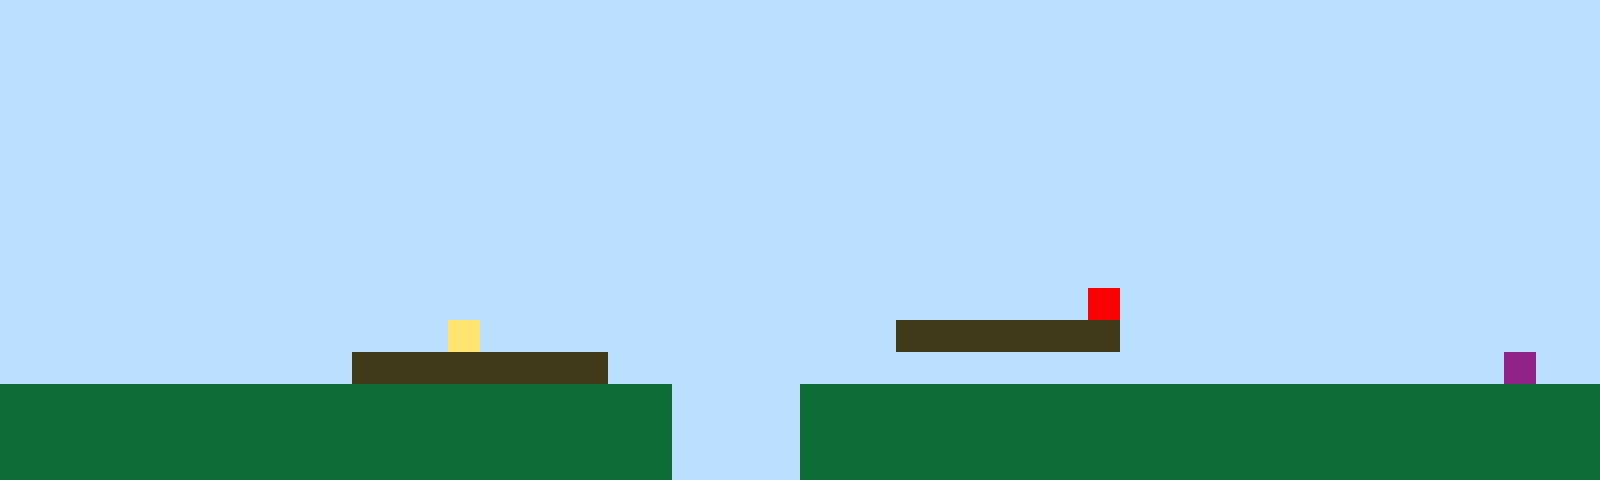

Tiled map render using the project's own tile images. Description and the whole map definition, tile-layer contents included, below:
An orthogonal 50x15 tile map with 32x32 px tiles, 1 tile layer (Tile Layer 1).

<map version="1.10" tiledversion="1.11.2" orientation="orthogonal" renderorder="right-up" width="50" height="15" tilewidth="32" tileheight="32" infinite="0" nextlayerid="2" nextobjectid="1"><editorsettings><export target="map1.csv" format="csv" /></editorsettings><tileset firstgid="1" name="sprites" tilewidth="32" tileheight="32" tilecount="6" columns="3"><image source="sprites.png" width="96" height="64" /></tileset><layer id="1" name="Tile Layer 1" width="50" height="15"><data encoding="csv">1,1,1,1,1,1,1,1,1,1,1,1,1,1,1,1,1,1,1,1,1,1,1,1,1,1,1,1,1,1,1,1,1,1,1,1,1,1,1,1,1,1,1,1,1,1,1,1,1,1,1,1,1,1,1,1,1,1,1,1,1,1,1,1,1,1,1,1,1,1,1,1,1,1,1,1,1,1,1,1,1,1,1,1,1,1,1,1,1,1,1,1,1,1,1,1,1,1,1,1,1,1,1,1,1,1,1,1,1,1,1,1,1,1,1,1,1,1,1,1,1,1,1,1,1,1,1,1,1,1,1,1,1,1,1,1,1,1,1,1,1,1,1,1,1,1,1,1,1,1,1,1,1,1,1,1,1,1,1,1,1,1,1,1,1,1,1,1,1,1,1,1,1,1,1,1,1,1,1,1,1,1,1,1,1,1,1,1,1,1,1,1,1,1,1,1,1,1,1,1,1,1,1,1,1,1,1,1,1,1,1,1,1,1,1,1,1,1,1,1,1,1,1,1,1,1,1,1,1,1,1,1,1,1,1,1,1,1,1,1,1,1,1,1,1,1,1,1,1,1,1,1,1,1,1,1,1,1,1,1,1,1,1,1,1,1,1,1,1,1,1,1,1,1,1,1,1,1,1,1,1,1,1,1,1,1,1,1,1,1,1,1,1,1,1,1,1,1,1,1,1,1,1,1,1,1,1,1,1,1,1,1,1,1,1,1,1,1,1,1,1,1,1,1,1,1,1,1,1,1,1,1,1,1,1,1,1,1,1,1,1,1,1,1,1,1,1,1,1,1,1,1,1,1,1,1,1,1,1,1,1,1,1,1,1,1,1,1,1,1,1,1,1,1,1,1,1,1,1,1,1,1,1,1,1,1,1,1,1,1,1,1,1,1,1,1,1,1,1,1,1,1,1,1,1,1,1,1,1,1,1,1,1,1,1,1,1,1,1,1,1,1,1,1,1,1,1,1,1,1,1,1,1,1,1,1,1,1,1,1,1,1,1,1,1,1,1,1,1,1,1,1,1,1,1,1,1,1,1,1,1,1,1,1,1,1,1,1,1,1,1,1,1,1,1,1,1,1,1,1,1,1,1,1,5,1,1,1,1,1,1,1,1,1,1,1,1,1,1,1,1,1,1,1,1,1,1,1,1,1,1,1,1,1,4,1,1,1,1,1,1,1,1,1,1,1,1,1,3,3,3,3,3,3,3,1,1,1,1,1,1,1,1,1,1,1,1,1,1,1,1,1,1,1,1,1,1,1,1,1,1,3,3,3,3,3,3,3,3,1,1,1,1,1,1,1,1,1,1,1,1,1,1,1,1,1,1,1,1,1,1,1,1,1,1,1,1,6,1,1,2,2,2,2,2,2,2,2,2,2,2,2,2,2,2,2,2,2,2,2,2,1,1,1,1,2,2,2,2,2,2,2,2,2,2,2,2,2,2,2,2,2,2,2,2,2,2,2,2,2,2,2,2,2,2,2,2,2,2,2,2,2,2,2,2,2,2,2,2,2,2,1,1,1,1,2,2,2,2,2,2,2,2,2,2,2,2,2,2,2,2,2,2,2,2,2,2,2,2,2,2,2,2,2,2,2,2,2,2,2,2,2,2,2,2,2,2,2,2,2,2,1,1,1,1,2,2,2,2,2,2,2,2,2,2,2,2,2,2,2,2,2,2,2,2,2,2,2,2,2</data></layer></map>
